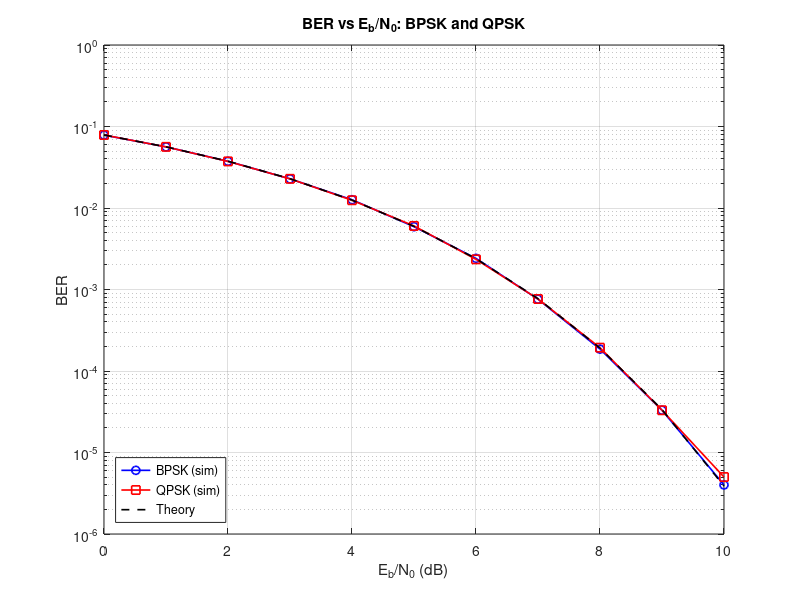
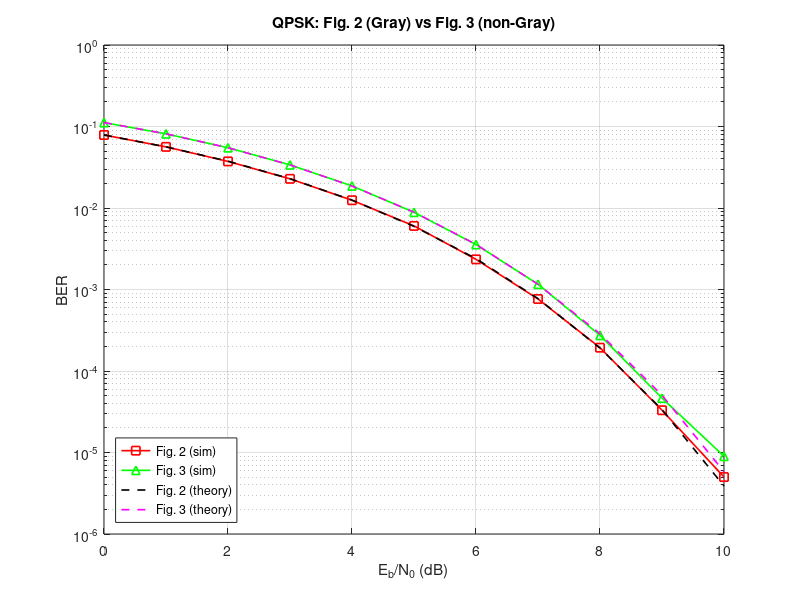
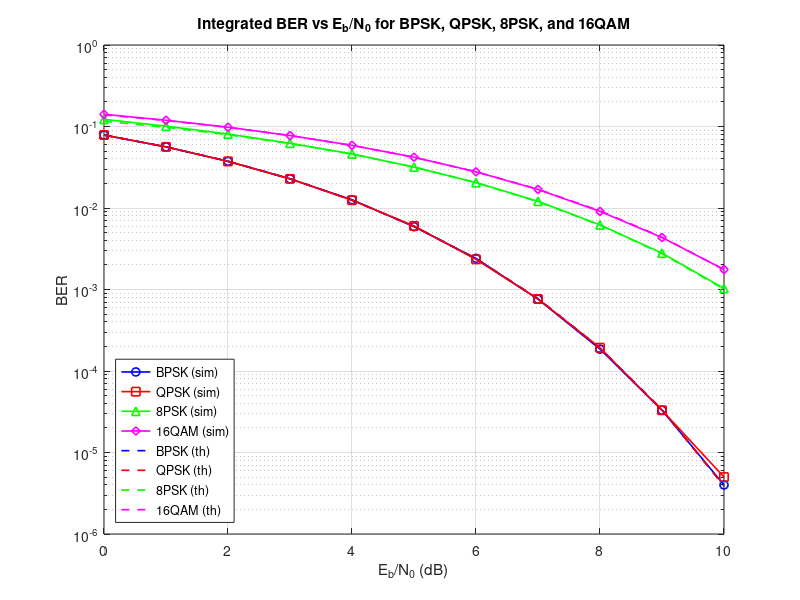
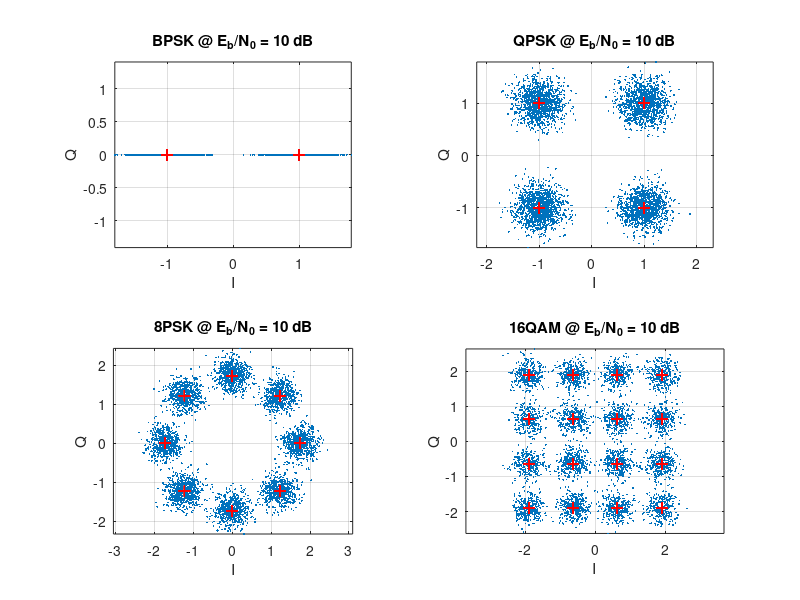

Write MATLAB code to recreate these figures, in order.
%% ===================== COMMON SETUP =====================
clear; clc; close all;

N_sym   = 2e6;                   % symbols per branch / per scheme
E_bit   = 1;
EbN0_dB = 0:1:10;
EbN0    = 10.^(EbN0_dB/10);
N0      = E_bit ./ EbN0;
sigma   = sqrt(N0/2);            % noise std per real dimension

%% ===================== PART 1: BPSK =====================
BER_bpsk = zeros(size(EbN0_dB));

bits_bpsk = randi([0 1], 1, N_sym);

for k = 1:length(EbN0_dB)
    % mapper
    s = (2*bits_bpsk - 1) * sqrt(E_bit);
    % channel
    r = s + sigma(k) * randn(size(s));
    % demapper
    bits_hat = (r > 0);
    % BER
    BER_bpsk(k) = sum(bits_hat ~= bits_bpsk) / N_sym;
    if EbN0_dB(k) == 10, r_bpsk10 = r; end                      % keep 10 dB received symbols (r is reused later)
end

%% ===================== PART 2: QPSK (Fig. 2, Gray) =====================
% Two independent BPSK branches: I and Q, each with its own bits and noise
BER_qpsk = zeros(size(EbN0_dB));

bits_I = randi([0 1], 1, N_sym);          % I-branch bits
bits_Q = randi([0 1], 1, N_sym);          % Q-branch bits

for k = 1:length(EbN0_dB)
    % ---- I branch ----
    sI   = (2*bits_I - 1) * sqrt(E_bit);              % mapper
    rI   = sI + sigma(k) * randn(size(sI));           % own noise
    hatI = (rI > 0);                                  % demapper

    % ---- Q branch ----
    sQ   = (2*bits_Q - 1) * sqrt(E_bit);              % mapper
    rQ   = sQ + sigma(k) * randn(size(sQ));           % own noise
    hatQ = (rQ > 0);                                  % demapper

    % BER over both bit streams (2*N_sym bits total)
    errs = sum(hatI ~= bits_I) + sum(hatQ ~= bits_Q);
    BER_qpsk(k) = errs / (2*N_sym);
    if EbN0_dB(k) == 10, tx_qpsk10 = sI + 1j*sQ; r_qpsk10 = rI + 1j*rQ; end   % sI/sQ/rI/rQ are reused in Part 3
end

%% ===================== PART 3: QPSK (Fig. 3, non-Gray) =====================
% Here the mapping itself couples the two bits, so the branches cannot be
% fully independent: I carries b1, Q carries (b1 XOR b2).
BER_qpsk_ng = zeros(size(EbN0_dB));

b1 = randi([0 1], 1, N_sym);
b2 = randi([0 1], 1, N_sym);

for k = 1:length(EbN0_dB)
    % mapper
    sI = (2*b1 - 1) * sqrt(E_bit);
    sQ = (2*xor(b1, b2) - 1) * sqrt(E_bit);

    % channel (independent noise on each dimension)
    rI = sI + sigma(k) * randn(size(sI));
    rQ = sQ + sigma(k) * randn(size(sQ));

    % demapper
    b1_hat = (rI > 0);
    x_hat  = (rQ > 0);                 % estimate of b1 XOR b2
    b2_hat = xor(b1_hat, x_hat);

    errs = sum(b1_hat ~= b1) + sum(b2_hat ~= b2);
    BER_qpsk_ng(k) = errs / (2*N_sym);
end

%% ===================== THEORY =====================
p = 0.5 * erfc(sqrt(EbN0));
BER_bpsk_th    = p;
BER_qpsk_th    = p;
BER_qpsk_ng_th = (3*p - 2*p.^2) / 2;

%% ===================== PLOT 1: BPSK vs QPSK =====================
figure;
semilogy(EbN0_dB, BER_bpsk, 'bo-', 'LineWidth', 1.2); hold on;
semilogy(EbN0_dB, BER_qpsk, 'rs-', 'LineWidth', 1.2);
semilogy(EbN0_dB, BER_bpsk_th, 'k--', 'LineWidth', 1.2);
grid on; xlabel('E_b/N_0 (dB)'); ylabel('BER');
title('BER vs E_b/N_0: BPSK and QPSK');
legend('BPSK (sim)', 'QPSK (sim)', 'Theory', 'Location', 'southwest');
ylim([1e-6 1]);

%% ===================== PLOT 2: QPSK Fig. 2 vs Fig. 3 =====================
figure;
semilogy(EbN0_dB, BER_qpsk,    'rs-', 'LineWidth', 1.2); hold on;
semilogy(EbN0_dB, BER_qpsk_ng, 'g^-', 'LineWidth', 1.2);
semilogy(EbN0_dB, BER_qpsk_th,    'k--', 'LineWidth', 1.2);
semilogy(EbN0_dB, BER_qpsk_ng_th, 'm--', 'LineWidth', 1.2);
grid on; xlabel('E_b/N_0 (dB)'); ylabel('BER');
title('QPSK: Fig. 2 (Gray) vs Fig. 3 (non-Gray)');
legend('Fig. 2 (sim)', 'Fig. 3 (sim)', 'Fig. 2 (theory)', 'Fig. 3 (theory)', 'Location', 'southwest');
ylim([1e-6 1]);

%% ===================== PART 4: 8PSK (Fig. 2) =====================
BER_8psk = zeros(size(EbN0_dB));
N_sym_8psk = floor(N_sym / 3); 
bits_8psk = randi([0 1], 3, N_sym_8psk);

% Compact Gray Mapping Table (000, 001, 010, 011, 100, 101, 110, 111)
phase_map = [0, pi/4, 3*pi/4, pi/2, 7*pi/4, 3*pi/2, pi, 5*pi/4];
sym_idx_8psk = bits_8psk(1,:)*4 + bits_8psk(2,:)*2 + bits_8psk(3,:) + 1;

% Generate ideal constellation and transmit signal
const_8psk = sqrt(3 * E_bit) * exp(1j * phase_map); 
s_8psk = const_8psk(sym_idx_8psk);

for k = 1:length(EbN0_dB)
    % Channel
    r = s_8psk + sigma(k) * (randn(1, N_sym_8psk) + 1j * randn(1, N_sym_8psk));
    
    % Demapper (Minimum Euclidean Distance)
    [~, est_idx] = min(abs(r.' - const_8psk), [], 2);
    est_bits = dec2bin(est_idx - 1, 3) - '0';
    
    % BER calculation
    BER_8psk(k) = sum(sum(bits_8psk' ~= est_bits)) / (3 * N_sym_8psk);
    if EbN0_dB(k) == 10, tx_8psk10 = s_8psk; rx_8psk10 = r; end
end

%% ===================== PART 5: 16-QAM (Fig. 2) =====================
BER_16qam = zeros(size(EbN0_dB));
N_sym_16qam = floor(N_sym / 4);

bits_I_16qam = randi([0 1], 2, N_sym_16qam); 
bits_Q_16qam = randi([0 1], 2, N_sym_16qam); 

% Compact 4-PAM Mapper (00->-3, 01->-1, 10->+3, 11->+1)
pam_map = [-3, -1, 3, 1];
idx_I = bits_I_16qam(1,:)*2 + bits_I_16qam(2,:) + 1;
idx_Q = bits_Q_16qam(1,:)*2 + bits_Q_16qam(2,:) + 1;

a = sqrt(4 * E_bit / 10); % Scale factor for Es = 4*Eb
s_I = a * pam_map(idx_I);
s_Q = a * pam_map(idx_Q);

for k = 1:length(EbN0_dB)
    % Channel
    r_I = s_I + sigma(k) * randn(size(s_I));
    r_Q = s_Q + sigma(k) * randn(size(s_Q));
    
    % Demapper
    pam_demap = @(r) [r > 0; abs(r/a) < 2]; 
    hat_I = pam_demap(r_I);
    hat_Q = pam_demap(r_Q);
    
    % BER calculation
    errs = sum(sum(hat_I ~= bits_I_16qam)) + sum(sum(hat_Q ~= bits_Q_16qam));
    BER_16qam(k) = errs / (4 * N_sym_16qam);
    if EbN0_dB(k) == 10, tx_16qam10 = s_I + 1j*s_Q; rx_16qam10 = r_I + 1j*r_Q; end
end

%% ===================== THEORY (8PSK & 16QAM) =====================
BER_8psk_th  = (1/3) * erfc(sqrt(3 * EbN0) * sin(pi/8));
BER_16qam_th = (3/8) * erfc(sqrt(0.4 * EbN0));

%% ===================== PLOT 3: Integrated Comparison =====================
figure;
% Simulation curves
semilogy(EbN0_dB, BER_bpsk, 'bo-', 'LineWidth', 1.2, 'MarkerSize', 6); hold on;
semilogy(EbN0_dB, BER_qpsk, 'rs-', 'LineWidth', 1.2, 'MarkerSize', 6);
semilogy(EbN0_dB, BER_8psk, 'g^-', 'LineWidth', 1.2, 'MarkerSize', 6);
semilogy(EbN0_dB, BER_16qam, 'md-', 'LineWidth', 1.2, 'MarkerSize', 6);

% Theoretical curves
semilogy(EbN0_dB, BER_bpsk_th, 'b--', 'LineWidth', 1.2);
semilogy(EbN0_dB, BER_qpsk_th, 'r--', 'LineWidth', 1.2);
semilogy(EbN0_dB, BER_8psk_th, 'g--', 'LineWidth', 1.2);
semilogy(EbN0_dB, BER_16qam_th, 'm--', 'LineWidth', 1.2);

grid on; xlabel('E_b/N_0 (dB)'); ylabel('BER');
title('Integrated BER vs E_b/N_0 for BPSK, QPSK, 8PSK, and 16QAM');
legend('BPSK (sim)', 'QPSK (sim)', '8PSK (sim)', '16QAM (sim)', ...
       'BPSK (th)', 'QPSK (th)', '8PSK (th)', '16QAM (th)', 'Location', 'southwest');
ylim([1e-6 1]);

%% ===================== EXTRA: Constellations @ 10 dB =====================
n   = 1:5000;                                      % Extract first 5000 symbols at 10 dB
TX = {s, tx_qpsk10, tx_8psk10, tx_16qam10};        % Transmitted symbols array
RX = {r_bpsk10, r_qpsk10, rx_8psk10, rx_16qam10};  % Received symbols array
ttl = {'BPSK', 'QPSK', '8PSK', '16QAM'};
figure;
for m = 1:4
    subplot(2,2,m);
    plot(real(RX{m}(n)), imag(RX{m}(n)), '.', 'MarkerSize', 4); hold on;   % Received points
    plot(real(TX{m}(n)), imag(TX{m}(n)), 'r+', 'MarkerSize', 8);           % Ideal targets
    grid on; axis equal; title([ttl{m} ' @ E_b/N_0 = 10 dB']);
    xlabel('I'); ylabel('Q');
end
